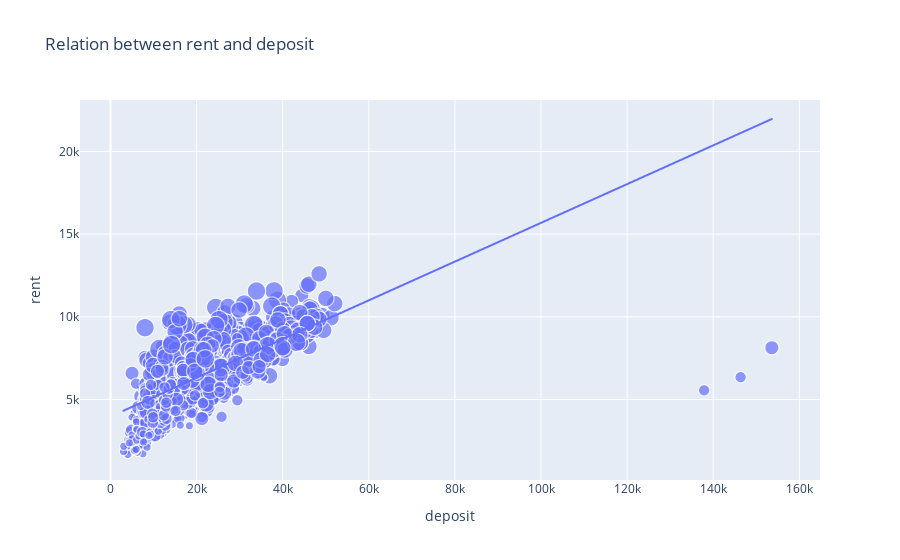

The code cell stored with this chart in its notebook:
### Code cell
# creating a comparison rent vs deposit in another way 

rent_to_deposit = px.scatter(data_frame = df, x="deposit", y="rent", size="rooms", trendline="ols", title="Relation between rent and deposit")
rent_to_deposit.show()

### Figure 1 — Plotly figure (JSON) as saved in the notebook; plotly's stock layout.template omitted (floating-point values rounded to 4 significant figures; data arrays with more than 128 entries replaced by an {"elided": "..."} marker saying what was removed)
{"data": [{"hovertemplate": "deposit=%{x}<br>rent=%{y}<br>rooms=%{marker.size}<extra></extra>", "legendgroup": "", "marker": {"color": "#636efa", "size": {"elided": "2116 int values"}, "sizemode": "area", "sizeref": 0.015, "symbol": "circle"}, "mode": "markers", "name": "", "showlegend": false, "type": "scattergl", "x": {"elided": "2116 int values"}, "xaxis": "x", "y": {"elided": "2116 int values"}, "yaxis": "y"}, {"hovertemplate": "<b>OLS trendline</b><br>rent = 0.117124 * deposit + 3971.49<br>R<sup>2</sup>=0.470185<br><br>deposit=%{x}<br>rent=%{y} <b>(trend)</b><extra></extra>", "legendgroup": "", "marker": {"color": "#636efa", "symbol": "circle"}, "mode": "lines", "name": "", "showlegend": false, "type": "scattergl", "x": {"elided": "2112 int values"}, "xaxis": "x", "y": {"elided": "2112 float values"}, "yaxis": "y"}], "layout": {"legend": {"itemsizing": "constant", "tracegroupgap": 0}, "title": {"text": "Relation between rent and deposit"}, "xaxis": {"anchor": "y", "domain": [0, 1], "title": {"text": "deposit"}}, "yaxis": {"anchor": "x", "domain": [0, 1], "title": {"text": "rent"}}}}
